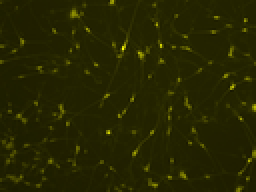
%> input picture src/Neurogenesis/iNGNFluoresced.png, 128 x 96 px, shrunk from 1360 x 1024 before the run (shown 2 times larger)
$ octave IdAxons.m   (GNU Octave 9; MATLAB toolbox functions it lacks are replaced by stand-ins)
%> lines starting %> are read from the running program, lines starting %| are printed output that depends on the picture; in (x1, y1, x2, y2) boxes, pixels count from 0 and x2, y2 are one past the last pixel; in counts of white or black regions, pixels touching at a corner belong together; the program's own positions count from 1
% [65 lines of commented-out code are left out]
img = imread('./Neurogenesis/iNGNFluoresced.png');
%> img is the input picture: size 96x128x3 uint8; mean R, G, B 37.8, 37.7, 0.4
originalImage = img;
img = im2double(img);
%> img: size 96x128x3 double
img = img(:,:,1);
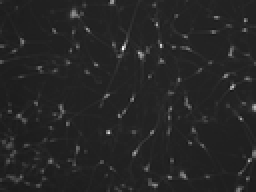
%> img: size 96x128 double (shown 2 times larger); min 0.0941, max 0.988, mean 0.148

image_threshold = img;
image_threshold(img>0.15) = 256;
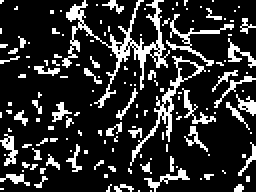
%> image_threshold: size 96x128 double (shown 2 times larger); 18.49% of pixels changed, all inside (x1, y1, x2, y2) = (0, 0, 128, 96); drawn with min black and max white
image_threshold(img<0.15) = 0;
%> image_threshold: size 96x128 double; values 0 (black) and 256 (white), 18.5% white in thin lines or dots
I = image_threshold;
binI = im2bw(I);
%> binI: size 96x128 logical; 18.5% white in thin lines or dots
filteredI = bwareafilt(binI,[40 1000000000000]);
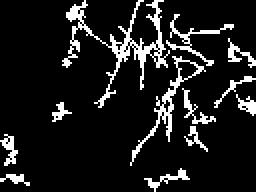
%> filteredI: size 96x128 logical (shown 2 times larger); 11.2% white in thin lines or dots
originalI = filteredI;


figure, imshow(filteredI);

startPc = 0;

for R=1:size(filteredI,1)
    startPc=0;
    for C=1:size(filteredI,2)
       color = squeeze(filteredI(R,C,:));
       if color == 1 && startPc==0
           startPc=C;
       elseif color == 0 && startPc ~= 0 && C-startPc < 8
           for pix = startPc:C
               filteredI(R,pix,:)=0;
           end
           startPc=0;
       elseif color == 0
           startPc=0;

       end

    end
end
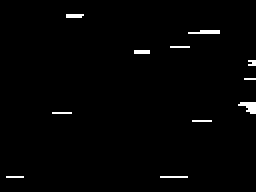
%> filteredI: size 96x128 logical (shown 2 times larger); 1.3% white in thin lines or dots, all inside (x1, y1, x2, y2) = (3, 7, 128, 89)

startPr=0;
for C=1:size(filteredI,2)
    startPr=0;
    for R=1:size(filteredI,1)
       color = squeeze(filteredI(R,C,:));
       if color == 1 && startPr==0
           startPr=R;
       elseif color == 0 && startPr ~= 0 && R-startPr < 8
           for pix = startPr:R
               filteredI(pix,C,:)=0;
           end
           startPr=0;
       elseif color == 0
           startPr=0;

       end

    end
end
%> filteredI: size 96x128 logical; 1.32% of pixels changed, all inside (x1, y1, x2, y2) = (3, 7, 128, 89)
filteredI = imcomplement(filteredI);
%> filteredI: size 96x128 logical; every value is 1
mask = cast(filteredI, class(originalI));
img_masked = originalI .* mask;
%> img_masked: size 96x128 double; values 0 (black) and 1 (white), 11.2% white in thin lines or dots
binMask = im2bw(img_masked);
img_masked = bwareafilt(binMask,[60 1000000000000]);
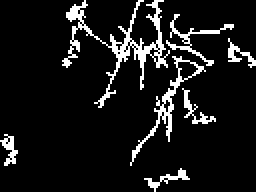
%> img_masked: size 96x128 logical (shown 2 times larger); 9.4% white in thin lines or dots

%figure, imshow(img_masked);

topAxon = [];
bottomAxon = [];
for R=1:size(img_masked,1)
    for C=1:size(img_masked,2)
        pixel = 0;
        Color = squeeze(img_masked(R,C,:));
        if Color == 1
            isTop = true;
            isBottom = true;
            pixel = C;
            if R~=1
                for X = (C-15):(C+15)
                    if X >0 && X<size(img_masked,2)
                        row = R-1;
                        Color1 = squeeze(img_masked(row,X,:));
                        if Color1==1
                            isTop = false;
                        end
                    end
                end
            end
            if R~= size(img_masked,1)
                for X = (C-15):(C+15)
                    if X > 0 && X<size(img_masked,2)
                        row = R+1;
                        Color1 = squeeze(img_masked(row,X,:));
                            if Color1==1
                                isBottom = false;
                            end
                    end
                end
            end
            %hold on;
            if isTop
               %plot(pixel,R,'r.');
               topAxon = cat(1,topAxon, [pixel R]);
            elseif isBottom
                %plot(pixel,R,'r.');
                bottomAxon = cat(1,bottomAxon, [pixel R]);
            end
        end
    end
end
%> after the loop, Color1 = false; bottomAxon = [34 34; 126 34; 50 54; 51 54; 102 62; 103 62; 104 62; 3 83; 4 83; 66 83; 78 96]; isBottom = true; isTop = false; row = 95; topAxon = 18 rows, first 12: [43 1; 70 1; 71 1; 72 1; 78 1; 79 1; 80 1; 81 1; 82 1; 113 13; 114 13; 115 13]

for rows = 1:size(topAxon,1)
    if rows < size(topAxon,1)
        row = topAxon(rows,:);
        pixel = row(1);
        R = row(2);
        MRow = rows;
        first = true;
        timesInLoop = 0;
        nextPixel = pixel;
        nextR = 0;
        pixel1 = nextPixel;
        while first || (nextR == R && nextPixel == (pixel1+1))
            pixel1 = nextPixel;
            timesInLoop = timesInLoop + 1;
            if MRow < size(topAxon, 1)
                MRow = MRow + 1;
                nextRow = topAxon((MRow), :);
                nextPixel = nextRow(1);
                nextR = nextRow(2);
            end
            if nextPixel == pixel1+1
                topAxon = topAxon([1:MRow-1,MRow+1:end],:);
                MRow = MRow-1;
            end
            first = false;
        end
        if timesInLoop>1
            avg = round(mean([pixel pixel1]));
            topAxon(rows,:) = [avg R];
        end

    end
end
%> this loop made 18 passes
%> (pixel, R, avg) on passes 2, 3, 4, 6: (70, 1, 71), (78, 1, 80), (113, 13, 115), (3, 68, 4)
%> (pixel, R) on passes 1, 5: (43, 1), (115, 20)
%> after the loop, MRow = 7; first = false; nextPixel = 91; nextR = 85; nextRow = [91 85]; pixel1 = 4; timesInLoop = 2; topAxon = [43 1; 71 1; 80 1; 115 13; 115 20; 4 68; 91 85]

for rows = 1:size(bottomAxon,1)
    if rows < size(bottomAxon,1)
        row = bottomAxon(rows,:);
        pixel = row(1);
        R = row(2);
        MRow = rows;
        first = true;
        timesInLoop = 0;
        nextPixel = pixel;
        nextR = 0;
        pixel1 = nextPixel;
        while first || (nextR == R && nextPixel == (pixel1+1))
            pixel1 = nextPixel;
            timesInLoop = timesInLoop + 1;
            if MRow < size(bottomAxon, 1)
                MRow = MRow + 1;
                nextRow = bottomAxon((MRow), :);
                nextPixel = nextRow(1);
                nextR = nextRow(2);
            end
            if nextPixel == pixel1+1
                bottomAxon = bottomAxon([1:MRow-1,MRow+1:end],:);
                MRow = MRow-1;
            end
            first = false;
        end
        if timesInLoop>1
            avg = round(mean([pixel pixel1]));
            bottomAxon(rows,:) = [avg R];
        end

    end
end
%> this loop made 11 passes
%> (pixel, R, avg) on passes 3 to 5: (50, 54, 51), (102, 62, 103), (3, 83, 4)
%> (pixel, R) on passes 1, 2, 6: (34, 34), (126, 34), (66, 83)
%> after the loop, MRow = 7; bottomAxon = [34 34; 126 34; 51 54; 103 62; 4 83; 66 83; 78 96]; first = false; nextPixel = 78; nextR = 96; nextRow = [78 96]; timesInLoop = 1


figure, imshow(img_masked);
for rows = 1:size(topAxon,1)
    row = topAxon(rows,:);
    pixel = row(1);
    R = row(2);
    hold on;
    plot(pixel,R,'r.');
end
%> this loop made 7 passes
%> (pixel, R) on passes 1 to 7: (43, 1), (71, 1), (80, 1), (115, 13), (115, 20), (4, 68), (91, 85)
for rows = 1:size(bottomAxon,1)
    row = bottomAxon(rows,:);
    pixel = row(1);
    R = row(2);
    hold on;
    plot(pixel,R,'r.');
end
%> this loop made 7 passes
%> (pixel, R) on passes 1 to 7: (34, 34), (126, 34), (51, 54), (103, 62), (4, 83), (66, 83), (78, 96)
bound = bwboundaries(img_masked);
%> bound = 33 boundaries; largest, box (x1, y1, x2, y2) and points: (31, 0, 85, 54) 444, (65, 28, 103, 83) 188, (83, 7, 117, 33) 149, (91, 44, 108, 62) 75, (114, 19, 128, 34) 61
for cellArray = 1: numel(bound)
    topCA = [];
    bottomCA = [];
    CA = bound(cellArray);
    CA = CA{1};
    xCoords = CA(:,1)';
    yCoords = CA(:,2)';
    for rows = 1:size(topAxon,1)
        row = topAxon(rows,:);
        pixel = row(1);
        R = row(2);
        in = inpolygon(R,pixel,xCoords,yCoords);
        if in ==1
            topCA = cat(1,topCA, [R pixel]);
        end
    end
    for rows = 1:size(bottomAxon,1)
        row = bottomAxon(rows,:);
        pixel = row(1);
        R = row(2);
        in = inpolygon(R,pixel,xCoords,yCoords);
        if in ==1
            bottomCA = cat(1,bottomCA, [R pixel]);
        end
    end
    if size(topCA,1)==1 && size(bottomCA,1)==1
        xC = [topCA(1,2) bottomCA(1,2)];
        yC = [topCA(1,1) bottomCA(1,1)];
        hold on;
        plot(xC, yC);
    end
end
%> this loop made 33 passes
%> (xC, yC) on passes 1, 4, 7: ([4 4], [68 83]), ([91 78], [85 96]), ([115 126], [20 34])
%> (CA, xCoords, yCoords) on passes 8 to 13: ([72 4; 72 4], [72 72], [4 4]), ([70 5; 71 5; 70 5], [70 71 70], [5 5 5]), ([80 6; 80 6], [80 80], [6 6]), ([21 37; 21 37], [21 21], [37 37]), ([6 40; 7 40; 6 40], [6 7 6], [40 40 40]), ([12 41; 12 41], [12 12], [41 41])
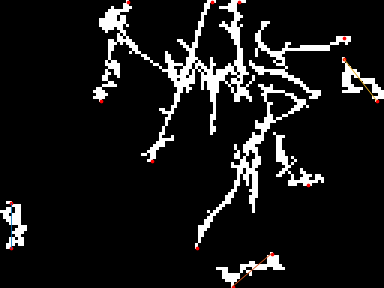
%> figure redrawn from the program's plot data; shown 3 times larger
